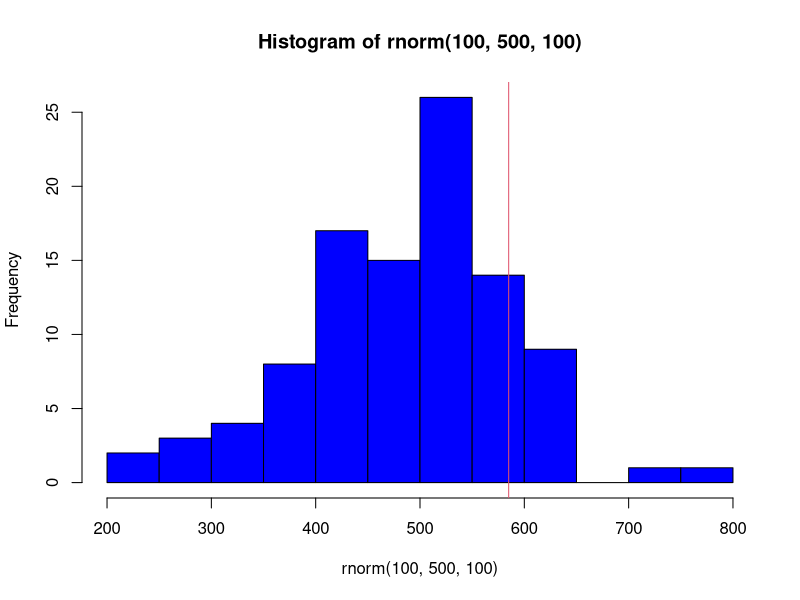
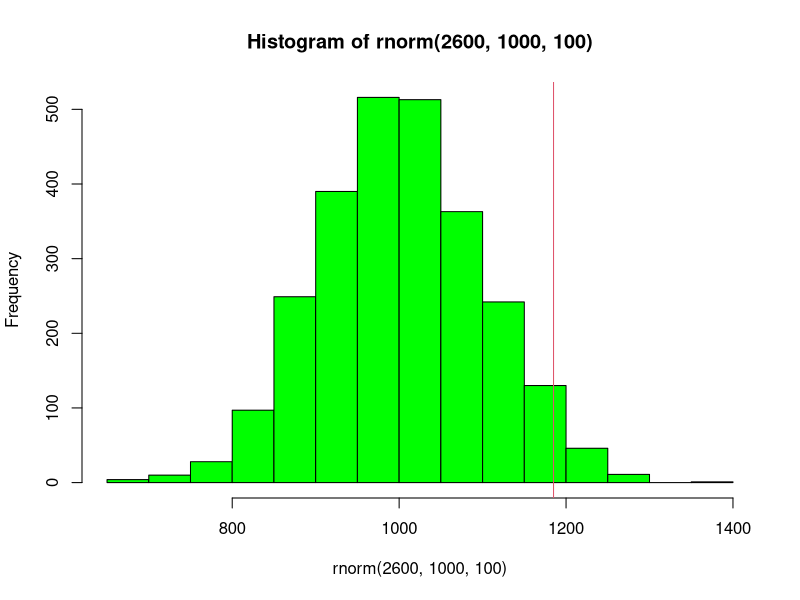

Reproduce these figures in R, in order.

#Distribución de probabilidad

pnorm(2.5)

pnorm(40,mean=30, sd=4, lower.tail=TRUE)

pnorm(-2.25)

pnorm(21,mean=30, sd=4, lower.tail=TRUE)

pnorm(35,mean=30, sd=4, lower.tail=TRUE) - pnorm(30,mean=30, sd=4, lower.tail=TRUE)

pnorm(15)

pnorm(75,mean=45, sd=2, lower.tail=TRUE)

pnorm(-16)

pnorm(13,mean=45, sd=2, lower.tail=TRUE)

pnorm(82,mean=45, sd=2, lower.tail=TRUE) - pnorm(60,mean=45, sd=2, lower.tail=TRUE)

#Ejercicio 2
n=1000
hist(rnorm(100,500,100),20, col="blue")
abline(v=585, col=2)

pnorm(585,mean=500, sd=100)

hist(rnorm(2600,1000,100),20, col="green")
abline(v=1185, col=2)

pnorm(1185,mean=1000, sd=100)

#Ejercicio 3

set.seed(10)
x <- rnorm(100,10) 
Media <- 10
test <- t.test(x, mu=Media) 
print(test)
